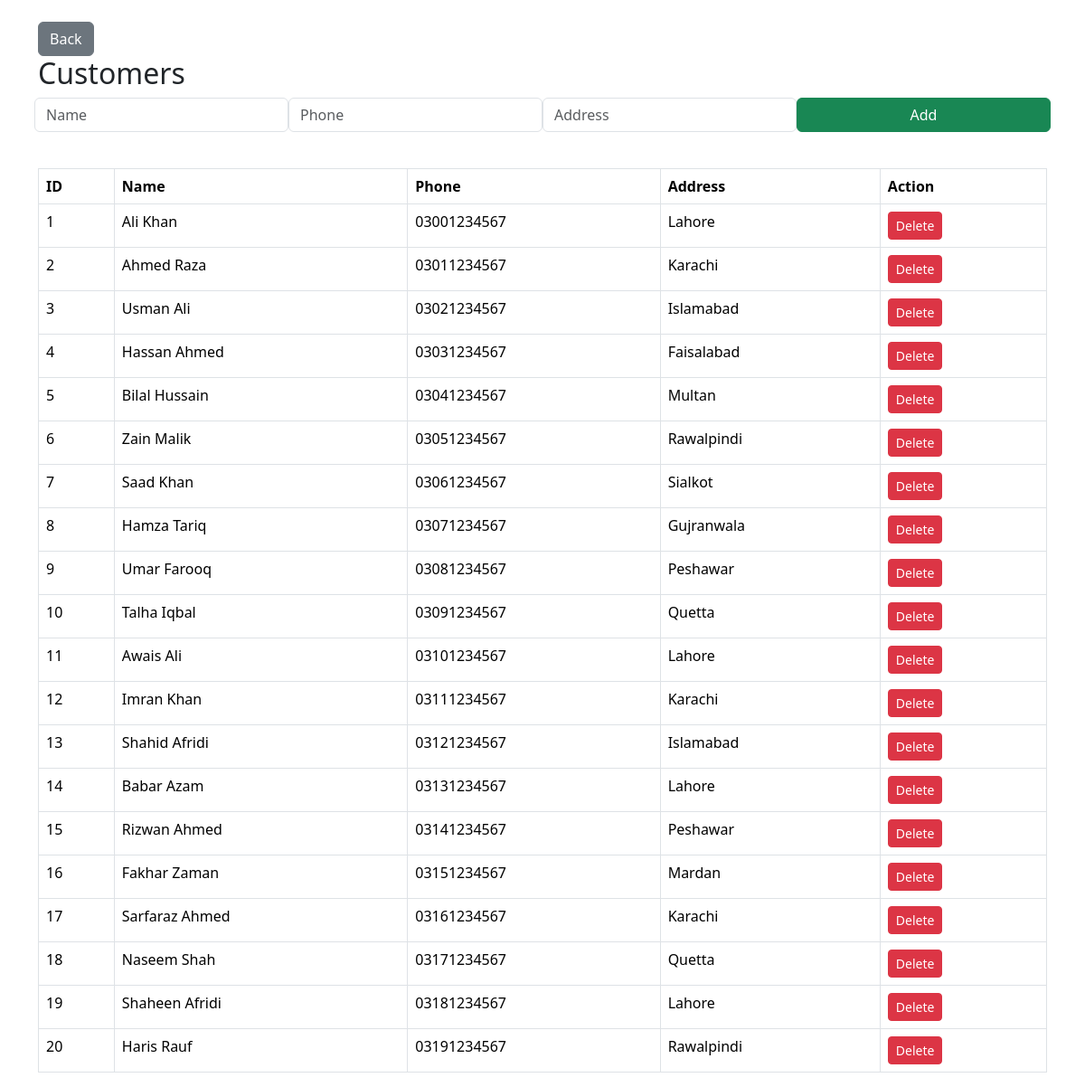
The page /customers.php on the database its author committed.
### tables this page shows
CREATE TABLE Customer (
    customer_id INT AUTO_INCREMENT PRIMARY KEY,
    name VARCHAR(100),
    phone VARCHAR(15),
    address VARCHAR(100)
);

### customers.php (the view, shortened to what this page needs)
<?php
include 'db.php';
$result = mysqli_query($conn,"SELECT * FROM Customer");
?>
<link href="https://cdn.jsdelivr.net/npm/bootstrap@5.3.3/dist/css/bootstrap.min.css" rel="stylesheet">
<div class="container mt-4">
<a href="index.php" class="btn btn-secondary">Back</a>
<h2>Customers</h2>
<form method="POST" class="row g-2">
<input name="name" class="form-control col" placeholder="Name">
<input name="phone" class="form-control col" placeholder="Phone">
<input name="address" class="form-control col" placeholder="Address">
<button class="btn btn-success col" name="add_customer">Add</button>
</form>
<br>
<table class="table table-bordered">
<tr>
<th>ID</th><th>Name</th><th>Phone</th><th>Address</th><th>Action</th>
</tr>
<?php while($row=mysqli_fetch_assoc($result)){ ?>
<tr>
<td><?= $row['customer_id'] ?></td>
<td><?= $row['name'] ?></td>
<td><?= $row['phone'] ?></td>
<td><?= $row['address'] ?></td>
<td>
<a href="?delete=<?= $row['customer_id'] ?>" class="btn btn-danger btn-sm">Delete</a>
</td>
</tr>
<?php } ?>
</table>
</div>

### rows shown on the page
customer: customer_id "1", name "Ali Khan", phone "03001234567", address "Lahore"
customer: customer_id "2", name "Ahmed Raza", phone "03011234567", address "Karachi"
customer: customer_id "3", name "Usman Ali", phone "03021234567", address "Islamabad"
customer: customer_id "4", name "Hassan Ahmed", phone "03031234567", address "Faisalabad"
customer: customer_id "5", name "Bilal Hussain", phone "03041234567", address "Multan"
customer: customer_id "6", name "Zain Malik", phone "03051234567", address "Rawalpindi"
customer: customer_id "7", name "Saad Khan", phone "03061234567", address "Sialkot"
customer: customer_id "8", name "Hamza Tariq", phone "03071234567", address "Gujranwala"
customer: customer_id "9", name "Umar Farooq", phone "03081234567", address "Peshawar"
customer: customer_id "10", name "Talha Iqbal", phone "03091234567", address "Quetta"
customer: customer_id "11", name "Awais Ali", phone "03101234567", address "Lahore"
customer: customer_id "12", name "Imran Khan", phone "03111234567", address "Karachi"
customer: customer_id "13", name "Shahid Afridi", phone "03121234567", address "Islamabad"
customer: customer_id "14", name "Babar Azam", phone "03131234567", address "Lahore"
customer: customer_id "15", name "Rizwan Ahmed", phone "03141234567", address "Peshawar"
customer: customer_id "16", name "Fakhar Zaman", phone "03151234567", address "Mardan"
customer: customer_id "17", name "Sarfaraz Ahmed", phone "03161234567", address "Karachi"
customer: customer_id "18", name "Naseem Shah", phone "03171234567", address "Quetta"
customer: customer_id "19", name "Shaheen Afridi", phone "03181234567", address "Lahore"
customer: customer_id "20", name "Haris Rauf", phone "03191234567", address "Rawalpindi"
